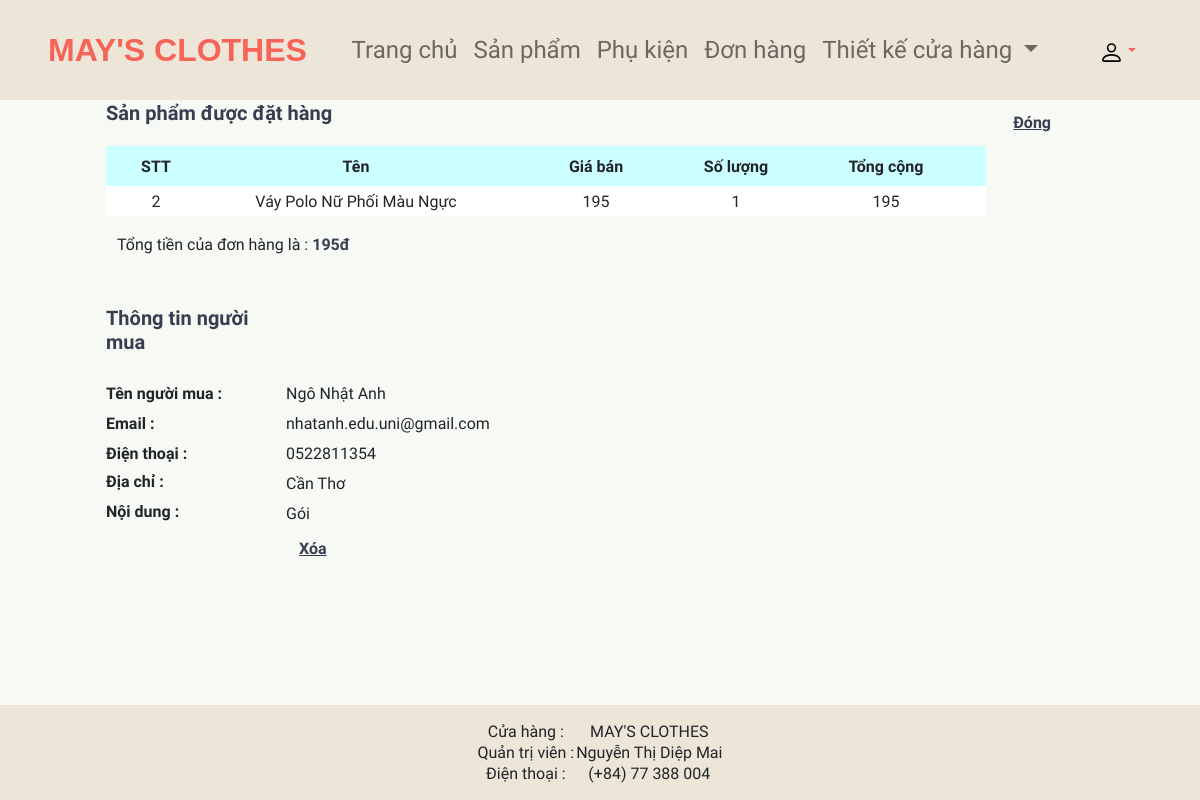
/PHP/ban_hang/quan_tri/index.php?thamso=xem_hoa_don&id=8&trang=1 (signed in), run on the app's committed database.
### tables this page shows
CREATE TABLE `san_pham` (
  `id` int(11) NOT NULL,
  `ten` varchar(256) NOT NULL,
  `gia` int(255) NOT NULL,
  `hinh_anh` varchar(256) NOT NULL,
  `noi_dung` mediumtext NOT NULL,
  `thuoc_menu` int(255) NOT NULL,
  `noi_bat` varchar(256) NOT NULL,
  `trang_chu` varchar(256) NOT NULL,
  `sap_xep_trang_chu` int(255) NOT NULL
);

CREATE TABLE `hoa_don` (
  `id` int(11) NOT NULL,
  `ten_nguoi_mua` varchar(256) NOT NULL,
  `email` varchar(256) NOT NULL,
  `dia_chi` mediumtext NOT NULL,
  `dien_thoai` varchar(256) NOT NULL,
  `noi_dung` mediumtext NOT NULL,
  `hang_duoc_mua` mediumtext NOT NULL
);

### PHP/ban_hang/quan_tri/chuc_nang/hoa_don/xem_hoa_don.php (the view, shortened to what this page needs)
<?php
$id = $_GET['id'];
$tv_1 = mysqli_query($tv, "select * from hoa_don where id='$id' ");
$tv_2 = mysqli_fetch_array($tv_1);
$ten_nguoi_mua = $tv_2['ten_nguoi_mua'];
$email = $tv_2['email'];
$dien_thoai = $tv_2['dien_thoai'];
$dia_chi = $tv_2['dia_chi'];
$noi_dung = $tv_2['noi_dung'];
$hang_duoc_mua = $tv_2['hang_duoc_mua'];
$link_dong = "?thamso=hoa_don&&trang=" . $_GET['trang'];
$link_xoa = "?xoa_hoa_don_o_trang_chi_tiet=co&id=" . $id . "&trang=" . $_GET['trang'];
?>
<table width="990px">
    <tr>
        <td width="250px"><b style="color: var(--color-base);font-size:20px">Sản phẩm được đặt hàng </b><br><br> </td>
        <td width="740px" align="right">
            <a href="<?php echo $link_dong; ?>" class="btn lk_a1 fw-bold" style="margin-right:30px"><u>Đóng</u></a>
        </td>
    </tr>
    <tr>
        <td align="left" colspan="2">
            <table class="tb_a1">
                <tr style="background:#CCFFFF;height:40px;text-align: center;">
                    <th width="100px">STT</th>
                    <th width="300px">Tên</th>
                    <th width="180px">Giá bán</th>
                    <th width="100px">Số lượng</th>
                    <th width="200px">Tổng cộng</th>
                </tr>
                <?php
                $m = explode("||", $hang_duoc_mua);
                $tong_lon = 0;
                for ($i = 0; $i < count($m); $i++) {
                    if (isset($m[$i])) {
                        if ($m[$i] != "") {
                            $stt = $i + 1;
                            $m_2 = explode("SL", $m[$i]);
                            $id_sp = $m_2[0];
                            $sl_sp = $m_2[1];
                            $tv_1 = mysqli_query($tv, "select id,ten,gia from san_pham where id='$id_sp' ");
                            $tv_sp_2 = mysqli_fetch_array($tv_1);
                            $ten = $tv_sp_2['ten'];
                            $gia = $tv_sp_2['gia'];
                            $gia_duoc_dinh_dang = number_format($gia, 0, ",", ".");
                            $tong = $gia * $sl_sp;
                            $tong_duoc_dinh_dang = number_format($tong, 0, ",", ".");
                            $tong_lon = $tong_lon + $tong;
                            if ($sl_sp != 0) {
                ?>
                                <tr class="a_1 text-center">
                                    <td><?php echo $stt; ?></td>
                                    <td><?php echo $ten; ?></td>
                                    <td><?php echo $gia_duoc_dinh_dang; ?></td>
                                    <td><?php echo $sl_sp; ?></td>
                                    <td><?php echo $tong_duoc_dinh_dang; ?></td>
                                </tr>
                <?php
                            }
                        }
                    }
                }
                ?>
            </table>
        </td>
    </tr>
</table>
<div class="container mt-3" style="text-align:left; width: 990px;">
    Tổng tiền của đơn hàng là :
    <?php
    $tong_lon_duoc_dinh_dang = number_format($tong_lon, 0, ",", ".");
    echo "<b>" . $tong_lon_duoc_dinh_dang . "đ</b>";
    ?>
</div>
<br><br>
<table width="990px" style="text-align: left; line-height: 1.5em;">
    <tr>
        <td width="180px"><b style="color: var(--color-base);font-size:20px">Thông tin người mua</b><br><br> </td>
        <td width="810px" align="right">
        </td>
    </tr>
    <tr height="30px">
        <th>Tên người mua : </th>
        <td>
            <?php echo $ten_nguoi_mua; ?>
        </td>
    </tr>
    <tr height="30px">
        <th>Email : </th>
        <td>
            <?php echo $email; ?>
        </td>
    </tr>
    <tr height="30px">
        <th>Điện thoại : </th>
        <td>
            <?php echo $dien_thoai; ?>
        </td>
    </tr>
    <tr height="30px">
        <th valign="top">Địa chỉ : </th>
        <td>
            <?php echo $dia_chi; ?>
        </td>
    </tr>
    <tr height="30px">
        <th valign="top">Nội dung : </th>
        <td>
            <?php echo $noi_dung; ?>
        </td>
    </tr>
    <tr height="30px">
        <td>&nbsp;</td>
        <td>
            <a href="<?php echo $link_xoa; ?>" class="btn lk_a1 fw-bold"><u>Xóa</u></a>
        </td>
    </tr>
</table>

### PHP/ban_hang/quan_tri/giao_dien/giao_dien.css (style rules this page uses)
body { background-color: var(--color-body); }
table.tb_a1 { background-color: white; }
table.tb_a1 tr.a_1 { height:30px; }
a.lk_a1 { text-decoration:none;color: var(--color-base); }

### PHP/ban_hang/quan_tri/ket_noi_quan_tri.php (style rules this page uses)
body { background-color: var(--color-body); }
body { background-color: var(--color-heading); font-family: "Dosis", sans-serif; font-weight: 500px; min-height: 100vh; display: flex; flex-direction: column; }
a, b { color: var(--color-base); }

### data on the page
san_pham: stt "2", ten "Váy Polo Nữ Phối Màu Ngực", gia "195"
hoa_don: hang_duoc_mua "1", ten_nguoi_mua "Ngô Nhật Anh", email "nhatanh.edu.uni@gmail.com", dien_thoai "0522811354", dia_chi "Cần Thơ", noi_dung "Gói"

### other printed values
$tong_lon_duoc_dinh_dang "195"
